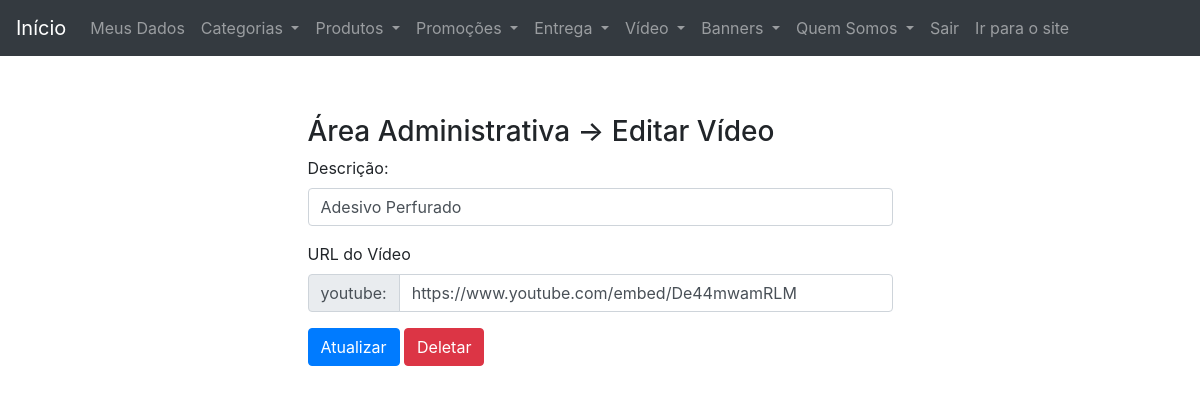
The page /contentmanage/views/admin/edit_video.php?id=1 (signed in) on the database its author committed.
### tables this page shows
CREATE TABLE `video` (
  `id` int(11) NOT NULL,
  `description` varchar(800) DEFAULT NULL,
  `url` varchar(1000) DEFAULT NULL
);

### contentmanage/include/connect.php (called while the page is built, shortened)
<?php
class Connect {
	private static $instance;
	public static function getInstance() {
		if (! isset ( self::$instance )) {
			self::$instance = new PDO ( 'mysql:host=localhost;dbname=contentmanage;charset=utf8',
			 'adriano', '453231' );
			self::$instance->setAttribute ( \PDO::ATTR_ERRMODE, \PDO::ERRMODE_EXCEPTION );
			self::$instance->setAttribute ( \PDO::ATTR_ORACLE_NULLS, \PDO::NULL_EMPTY_STRING );
		}
		return self::$instance;
	}
}

### contentmanage/models/Video.php (called while the page is built, shortened)
<?php
include_once CONNECT . 'connect.php';
class Video
{
	private static $connect;
	public static function getThisVideo($id){
		self::$connect = Connect::getInstance ();
		$q = "select * from video where id = :id";
		$statement = self::$connect->prepare ( $q );
		$statement->execute(array(':id' => $id));
		self::$connect = null;
		if ($statement->rowCount() > 0){
			$info = $statement->fetch(PDO::FETCH_ASSOC);
			return $info;
		} else {
			return false;
		}
	}
}

### contentmanage/views/admin/edit_video.php (the view, shortened to what this page needs)
<!DOCTYPE html>
<html>
<head>
	<?php include_once 'include/links.php'; ?>
</head>
<body>
	<?php include_once 'include/menu.php'; ?>
	<?php
		include_once MODEL . 'Video.php';
		$video = Video::getThisVideo($_GET['id']);
	?>
	<div class="container-fluid">
		<div class="panel-body"
			style="width: 50%; margin-left: auto;
			margin-right: auto; margin-top: 5%;">
			<h3>Área Administrativa -> Editar Vídeo</h3>
			<?php
			echo "
			<form action='../../control/VideoControl.php?key=editvideo'
			method='POST'>
				<input type='hidden' name='id' value='{$video['id']}'>
				<div class='form-group'>
					<label>Descrição:</label>
					<input class='form-control' name='description'
					value='{$video['description']}'>
				</div>
				<div class='form-group'>
					<label for='basic-url'>URL do Vídeo</label>
					<div class='input-group mb-3'>
					  <div class='input-group-prepend'>
					    <span class='input-group-text' id='basic-addon3'>
					    	youtube:
					  	</span>
					  </div>
					  <input type='text' class='form-control' name='url'
					  	aria-describedby='basic-addon3'
					  	value='{$video['url']}'>
					</div>
				</div>
				<button type='submit' class='btn btn-primary'>Atualizar</button>
				<a type='button' class='btn btn-danger' style='color: white'
        href='../../control/VideoControl.php?key=del&id={$video['id']}'>
        	Deletar
				</a>
			</form>
			";
			?>
		</div>
	</div>
</body>
</html>

### rows shown on the page
video: description "Adesivo Perfurado", url "https://www.youtube.com/embed/De44mwamRLM"
